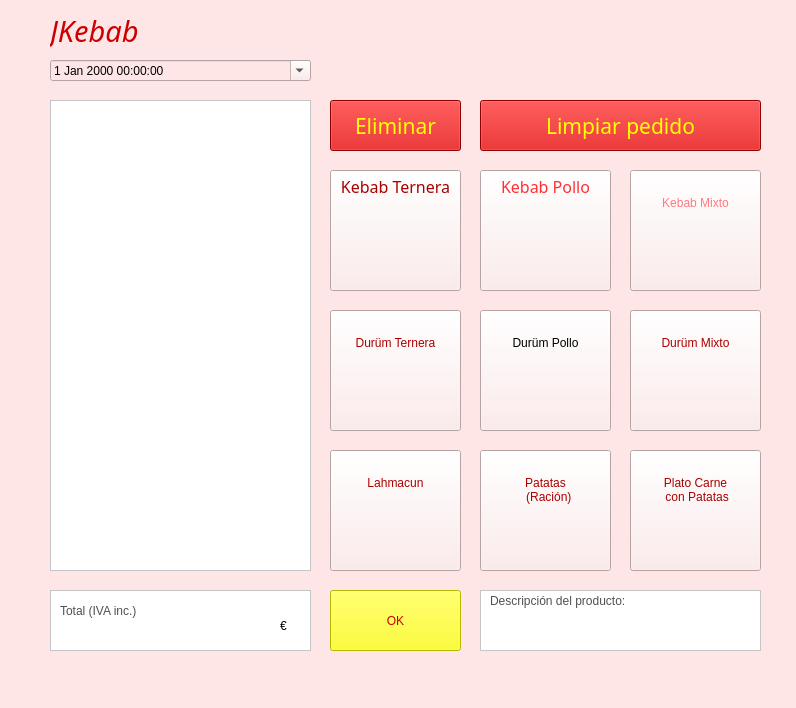
<?xml version="1.0" encoding="UTF-8"?>
<ui version="4.0">
 <class>MainWindow</class>
 <widget class="QMainWindow" name="MainWindow">
  <property name="enabled">
   <bool>true</bool>
  </property>
  <property name="geometry">
   <rect>
    <x>0</x>
    <y>0</y>
    <width>796</width>
    <height>708</height>
   </rect>
  </property>
  <property name="windowTitle">
   <string>MainWindow</string>
  </property>
  <property name="styleSheet">
   <string notr="true">background-color: rgb(255, 230, 230);</string>
  </property>
  <property name="animated">
   <bool>true</bool>
  </property>
  <widget class="QWidget" name="centralwidget">
   <widget class="QLabel" name="logo">
    <property name="geometry">
     <rect>
      <x>50</x>
      <y>0</y>
      <width>131</width>
      <height>61</height>
     </rect>
    </property>
    <property name="font">
     <font>
      <family>Impact</family>
      <pointsize>22</pointsize>
      <weight>50</weight>
      <italic>true</italic>
      <bold>false</bold>
     </font>
    </property>
    <property name="autoFillBackground">
     <bool>false</bool>
    </property>
    <property name="styleSheet">
     <string notr="true">color: rgb(203, 0, 0);</string>
    </property>
    <property name="text">
     <string>JKebab</string>
    </property>
   </widget>
   <widget class="QDateTimeEdit" name="fechayhora">
    <property name="geometry">
     <rect>
      <x>50</x>
      <y>60</y>
      <width>261</width>
      <height>21</height>
     </rect>
    </property>
    <property name="toolTip">
     <string/>
    </property>
    <property name="autoFillBackground">
     <bool>false</bool>
    </property>
    <property name="calendarPopup">
     <bool>true</bool>
    </property>
    <property name="currentSectionIndex">
     <number>0</number>
    </property>
    <property name="timeSpec">
     <enum>Qt::UTC</enum>
    </property>
   </widget>
   <widget class="QPushButton" name="btnOK">
    <property name="geometry">
     <rect>
      <x>330</x>
      <y>590</y>
      <width>131</width>
      <height>61</height>
     </rect>
    </property>
    <property name="styleSheet">
     <string notr="true">font: 75 28pt &quot;Impact&quot;;
background-color: rgb(255, 255, 0);
color: rgb(203, 0, 0);</string>
    </property>
    <property name="text">
     <string>OK</string>
    </property>
   </widget>
   <widget class="QTextEdit" name="textEditCalcPantalla">
    <property name="geometry">
     <rect>
      <x>50</x>
      <y>590</y>
      <width>261</width>
      <height>61</height>
     </rect>
    </property>
    <property name="font">
     <font>
      <family>MS Shell Dlg 2</family>
      <pointsize>14</pointsize>
      <weight>50</weight>
      <italic>false</italic>
      <bold>false</bold>
      <kerning>true</kerning>
     </font>
    </property>
    <property name="styleSheet">
     <string notr="true">background-color: rgb(255, 255, 255);
font: 14pt &quot;MS Shell Dlg 2&quot;;</string>
    </property>
   </widget>
   <widget class="QLabel" name="labelEuro">
    <property name="geometry">
     <rect>
      <x>280</x>
      <y>610</y>
      <width>21</width>
      <height>31</height>
     </rect>
    </property>
    <property name="styleSheet">
     <string notr="true">background-color: rgb(255, 255, 255);
color: rgb(0, 0, 0);
font: 20pt &quot;Impact&quot;;</string>
    </property>
    <property name="text">
     <string>€</string>
    </property>
   </widget>
   <widget class="QLabel" name="labelUds">
    <property name="geometry">
     <rect>
      <x>60</x>
      <y>600</y>
      <width>131</width>
      <height>21</height>
     </rect>
    </property>
    <property name="styleSheet">
     <string notr="true">background-color: rgb(255, 255, 255);
color: rgb(80, 80, 80);</string>
    </property>
    <property name="text">
     <string>Total (IVA inc.)</string>
    </property>
   </widget>
   <widget class="QPushButton" name="kTernera">
    <property name="geometry">
     <rect>
      <x>330</x>
      <y>170</y>
      <width>131</width>
      <height>121</height>
     </rect>
    </property>
    <property name="minimumSize">
     <size>
      <width>131</width>
      <height>121</height>
     </size>
    </property>
    <property name="font">
     <font>
      <family>Impact</family>
      <pointsize>12</pointsize>
      <weight>50</weight>
      <italic>false</italic>
      <bold>false</bold>
     </font>
    </property>
    <property name="styleSheet">
     <string notr="true">font: 12pt &quot;Impact&quot;;
color: rgb(170, 0, 0);
background-image: url(C:/Users/julen/PycharmProjects/ProyectoFinal/src/reescaladas/KTernera.jpg)</string>
    </property>
    <property name="text">
     <string>Kebab Ternera 
 
 
 
</string>
    </property>
    <property name="default">
     <bool>false</bool>
    </property>
    <property name="flat">
     <bool>false</bool>
    </property>
   </widget>
   <widget class="QPushButton" name="kPollo">
    <property name="geometry">
     <rect>
      <x>480</x>
      <y>170</y>
      <width>131</width>
      <height>121</height>
     </rect>
    </property>
    <property name="font">
     <font>
      <family>Impact</family>
      <pointsize>12</pointsize>
      <weight>50</weight>
      <italic>false</italic>
      <bold>false</bold>
     </font>
    </property>
    <property name="styleSheet">
     <string notr="true">font: 12pt &quot;Impact&quot;;
color: rgb(255, 49, 52);
background-image: url(C:/Users/julen/PycharmProjects/ProyectoFinal/src/reescaladas/KPollo.jpg);</string>
    </property>
    <property name="text">
     <string>Kebab Pollo 
 
 
 
</string>
    </property>
    <property name="pixmap" stdset="0">
     <pixmap>src/KTernera.jpg</pixmap>
    </property>
   </widget>
   <widget class="QPushButton" name="kMixto">
    <property name="geometry">
     <rect>
      <x>630</x>
      <y>170</y>
      <width>131</width>
      <height>121</height>
     </rect>
    </property>
    <property name="styleSheet">
     <string notr="true">font: 12pt &quot;Impact&quot;;
color: rgb(255, 121, 128);
background-image: url(C:/Users/julen/PycharmProjects/ProyectoFinal/src/reescaladas/KMixto.jpg);</string>
    </property>
    <property name="text">
     <string>Kebab Mixto 
 
 
 
</string>
    </property>
   </widget>
   <widget class="QPushButton" name="dTernera">
    <property name="geometry">
     <rect>
      <x>330</x>
      <y>310</y>
      <width>131</width>
      <height>121</height>
     </rect>
    </property>
    <property name="styleSheet">
     <string notr="true">font: 12pt &quot;Impact&quot;;
color: rgb(170, 0, 0);
background-image: url(C:/Users/julen/PycharmProjects/ProyectoFinal/src/reescaladas/DTernera.png);</string>
    </property>
    <property name="text">
     <string>Durüm Ternera 
 
 
 
</string>
    </property>
   </widget>
   <widget class="QPushButton" name="dPollo">
    <property name="geometry">
     <rect>
      <x>480</x>
      <y>310</y>
      <width>131</width>
      <height>121</height>
     </rect>
    </property>
    <property name="styleSheet">
     <string notr="true">font: 12pt &quot;Impact&quot;;
color: rgb(0, 0, 0);
background-image: url(C:/Users/julen/PycharmProjects/ProyectoFinal/src/reescaladas/DPollo.png);</string>
    </property>
    <property name="text">
     <string>Durüm Pollo 
 
 
 
</string>
    </property>
   </widget>
   <widget class="QPushButton" name="dMixto">
    <property name="geometry">
     <rect>
      <x>630</x>
      <y>310</y>
      <width>131</width>
      <height>121</height>
     </rect>
    </property>
    <property name="styleSheet">
     <string notr="true">font: 12pt &quot;Impact&quot;;
color: rgb(170, 0, 0);
background-image: url(C:/Users/julen/PycharmProjects/ProyectoFinal/src/reescaladas/DMixto.png);</string>
    </property>
    <property name="text">
     <string>Durüm Mixto 
 
 
 
</string>
    </property>
   </widget>
   <widget class="QPushButton" name="lahmacun">
    <property name="geometry">
     <rect>
      <x>330</x>
      <y>450</y>
      <width>131</width>
      <height>121</height>
     </rect>
    </property>
    <property name="styleSheet">
     <string notr="true">font: 12pt &quot;Impact&quot;;
color: rgb(170, 0, 0);
background-image: url(C:/Users/julen/PycharmProjects/ProyectoFinal/src/reescaladas/Lahmacun.jpg);</string>
    </property>
    <property name="text">
     <string>Lahmacun 
 
 
 
</string>
    </property>
   </widget>
   <widget class="QPushButton" name="patatas">
    <property name="geometry">
     <rect>
      <x>480</x>
      <y>450</y>
      <width>131</width>
      <height>121</height>
     </rect>
    </property>
    <property name="styleSheet">
     <string notr="true">font: 12pt &quot;Impact&quot;;
color: rgb(170, 0, 0);
background-image: url(C:/Users/julen/PycharmProjects/ProyectoFinal/src/reescaladas/Patatas.jpg);</string>
    </property>
    <property name="text">
     <string>Patatas 
  (Ración)
 
 
</string>
    </property>
   </widget>
   <widget class="QPushButton" name="plato">
    <property name="geometry">
     <rect>
      <x>630</x>
      <y>450</y>
      <width>131</width>
      <height>121</height>
     </rect>
    </property>
    <property name="styleSheet">
     <string notr="true">font: 12pt &quot;Impact&quot;;
color: rgb(170, 0, 0);
background-image: url(C:/Users/julen/PycharmProjects/ProyectoFinal/src/reescaladas/Plato.png);</string>
    </property>
    <property name="text">
     <string>Plato Carne 
 con Patatas 
 
 
</string>
    </property>
   </widget>
   <widget class="QPushButton" name="deleteBtn">
    <property name="geometry">
     <rect>
      <x>330</x>
      <y>100</y>
      <width>131</width>
      <height>51</height>
     </rect>
    </property>
    <property name="font">
     <font>
      <family>Impact</family>
      <pointsize>16</pointsize>
      <weight>50</weight>
      <italic>false</italic>
      <bold>false</bold>
     </font>
    </property>
    <property name="styleSheet">
     <string notr="true">background-color: rgb(203, 0, 0);
font: 16pt &quot;Impact&quot;;
color: rgb(255, 255, 0);</string>
    </property>
    <property name="text">
     <string>Eliminar</string>
    </property>
   </widget>
   <widget class="QListWidget" name="lista">
    <property name="geometry">
     <rect>
      <x>50</x>
      <y>100</y>
      <width>261</width>
      <height>471</height>
     </rect>
    </property>
    <property name="styleSheet">
     <string notr="true">background-color: rgb(255, 255, 255);</string>
    </property>
   </widget>
   <widget class="QPushButton" name="limpiarPed">
    <property name="geometry">
     <rect>
      <x>480</x>
      <y>100</y>
      <width>281</width>
      <height>51</height>
     </rect>
    </property>
    <property name="font">
     <font>
      <family>Impact</family>
      <pointsize>16</pointsize>
      <weight>50</weight>
      <italic>false</italic>
      <bold>false</bold>
     </font>
    </property>
    <property name="styleSheet">
     <string notr="true">background-color: rgb(203, 0, 0);
font: 16pt &quot;Impact&quot;;
color: rgb(255, 255, 0);</string>
    </property>
    <property name="text">
     <string>Limpiar pedido</string>
    </property>
   </widget>
   <widget class="QTextEdit" name="textDescription">
    <property name="geometry">
     <rect>
      <x>480</x>
      <y>590</y>
      <width>281</width>
      <height>61</height>
     </rect>
    </property>
    <property name="font">
     <font>
      <family>MS Shell Dlg 2</family>
      <pointsize>8</pointsize>
      <weight>50</weight>
      <italic>false</italic>
      <bold>false</bold>
     </font>
    </property>
    <property name="styleSheet">
     <string notr="true">background-color: rgb(255, 255, 255);
font: 8pt &quot;MS Shell Dlg 2&quot;;</string>
    </property>
   </widget>
   <widget class="QLabel" name="labelUds_2">
    <property name="geometry">
     <rect>
      <x>490</x>
      <y>591</y>
      <width>201</width>
      <height>20</height>
     </rect>
    </property>
    <property name="styleSheet">
     <string notr="true">background-color: rgb(255, 255, 255);
color: rgb(80, 80, 80);</string>
    </property>
    <property name="text">
     <string>Descripción del producto:</string>
    </property>
   </widget>
  </widget>
  <widget class="QMenuBar" name="menubar">
   <property name="geometry">
    <rect>
     <x>0</x>
     <y>0</y>
     <width>796</width>
     <height>21</height>
    </rect>
   </property>
  </widget>
  <widget class="QStatusBar" name="statusbar"/>
 </widget>
 <resources>
  <include location="src/reescaladas/rscfinal.qrc"/>
 </resources>
 <connections/>
</ui>
